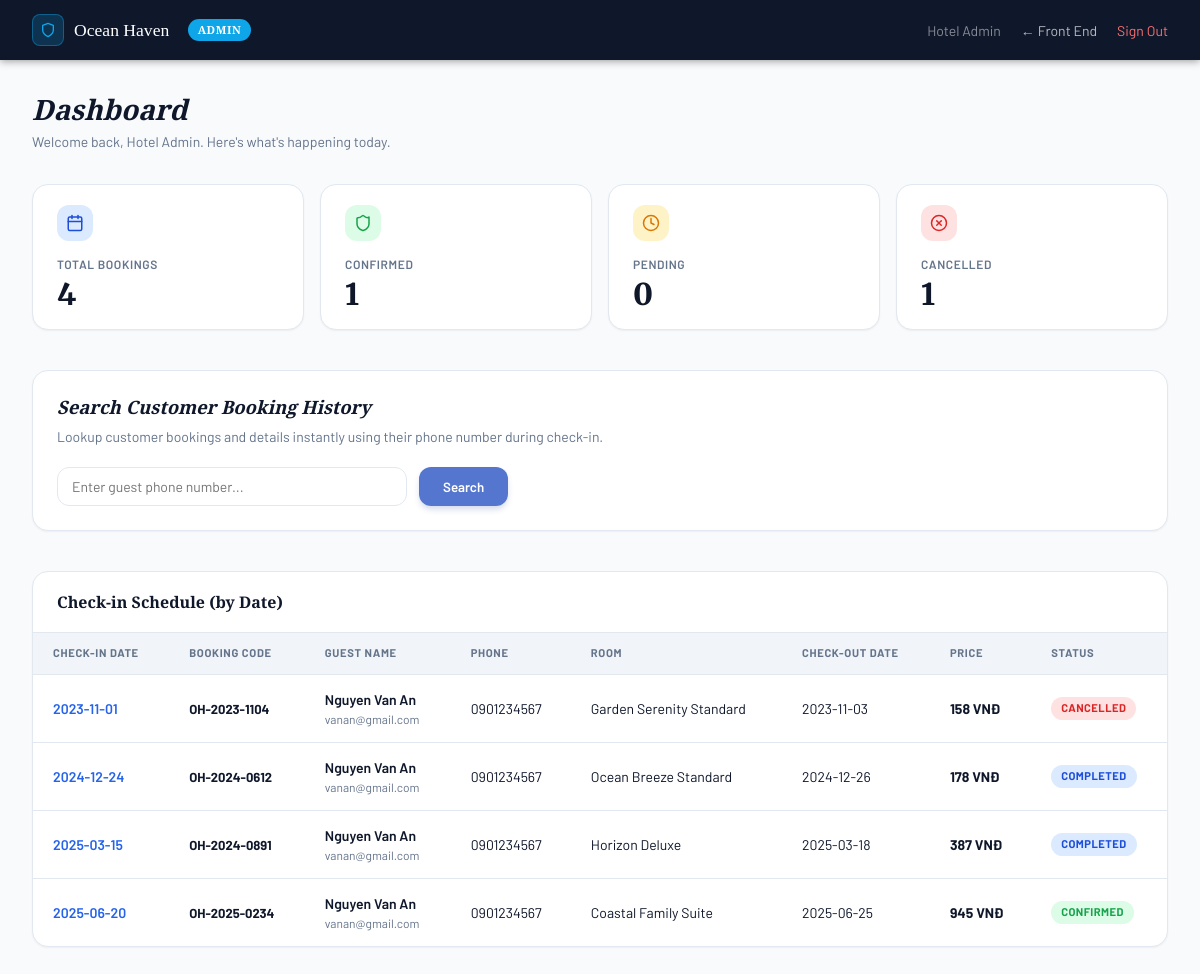
The app's page /admin/index.php (signed in) with its own data.
### tables this page shows
CREATE TABLE BOOKINGS (
  id VARCHAR(36) PRIMARY KEY,
  booking_code VARCHAR(50) UNIQUE,
  user_id VARCHAR(36),
  room_id VARCHAR(36),
  check_in DATE NOT NULL,
  check_out DATE NOT NULL,
  guest_count INT,
  guest_name VARCHAR(255),
  guest_email VARCHAR(255),
  guest_phone VARCHAR(20),
  special_requests TEXT,
  total_price DECIMAL(15,2),
  status ENUM('Pending', 'Confirmed', 'Completed', 'Cancelled') DEFAULT 'Pending',
  hold_expires_at TIMESTAMP NULL DEFAULT NULL,  
                                                
  create_at TIMESTAMP DEFAULT CURRENT_TIMESTAMP,
  FOREIGN KEY (user_id) REFERENCES USERS(id) ON DELETE SET NULL,
  FOREIGN KEY (room_id) REFERENCES ROOMS(id) ON DELETE SET NULL,
  CONSTRAINT chk_booking_dates CHECK (check_out > check_in),
  INDEX idx_room_dates (room_id, check_in, check_out),
  INDEX idx_status (status)
);

CREATE TABLE USERS (
  id VARCHAR(36) PRIMARY KEY,
  name VARCHAR(255),
  email VARCHAR(255) UNIQUE NOT NULL,
  role ENUM('user', 'admin') DEFAULT 'user',
  password_hash VARCHAR(255) NOT NULL,
  phone VARCHAR(20) UNIQUE NOT NULL,
  create_at TIMESTAMP DEFAULT CURRENT_TIMESTAMP
);

CREATE TABLE ROOMS (
  id VARCHAR(36) PRIMARY KEY,
  room_types_id VARCHAR(36),
  view_type_id VARCHAR(36),
  floor INT,
  name VARCHAR(255),
  rating DECIMAL(3,1) DEFAULT 0.0,
  review_count INT DEFAULT 0,
  size DECIMAL(10,2),
  max_guests INT NOT NULL,
  bed_type_id VARCHAR(36),
  bed_count INT,
  description TEXT,
  price DECIMAL(15,2) NOT NULL,
  is_active BOOLEAN DEFAULT TRUE,  
  FOREIGN KEY (room_types_id) REFERENCES ROOM_TYPES(id) ON DELETE SET NULL,
  FOREIGN KEY (view_type_id) REFERENCES VIEW_TYPES(id) ON DELETE SET NULL,
  FOREIGN KEY (bed_type_id) REFERENCES BED_TYPES(id) ON DELETE SET NULL
);

### auth/session.php (called while the page is built, shortened)
<?php
function currentUser(): ?array {
    return [
        'id'    => $_SESSION['user_id'],
        'name'  => $_SESSION['user_name']  ?? '',
        'email' => $_SESSION['user_email'] ?? '',
        'role'  => $_SESSION['user_role']  ?? 'user',
        'phone' => $_SESSION['user_phone'] ?? '',
    ];
}

### admin/index.php (the view, shortened to what this page needs)
<?php
require_once __DIR__ . '/../auth/session.php';
require_once __DIR__ . '/../config/db-connection.php';
$admin = currentUser();
$total_bookings   = (int)(mysqli_fetch_assoc(mysqli_query($conn, "SELECT COUNT(*) AS c FROM BOOKINGS"))['c'] ?? 0);
$confirmed        = (int)(mysqli_fetch_assoc(mysqli_query($conn, "SELECT COUNT(*) AS c FROM BOOKINGS WHERE status='Confirmed'"))['c'] ?? 0);
$pending          = (int)(mysqli_fetch_assoc(mysqli_query($conn, "SELECT COUNT(*) AS c FROM BOOKINGS WHERE status='Pending'"))['c'] ?? 0);
$cancelled        = (int)(mysqli_fetch_assoc(mysqli_query($conn, "SELECT COUNT(*) AS c FROM BOOKINGS WHERE status='Cancelled'"))['c'] ?? 0);
$phone_search = isset($_GET['phone_search']) ? trim($_GET['phone_search']) : '';
$checkins_res = mysqli_query($conn,
    "SELECT b.booking_code, b.guest_name, b.guest_phone, b.check_in, b.check_out, b.total_price, b.status,
            r.name AS room_name, u.email AS user_email, u.phone AS user_phone
     FROM BOOKINGS b
     LEFT JOIN ROOMS r ON b.room_id = r.id
     LEFT JOIN USERS u ON b.user_id = u.id
     ORDER BY b.check_in ASC"
);
$checkins_by_date = [];
while ($row = mysqli_fetch_assoc($checkins_res)) {
    $checkins_by_date[] = $row;
}
?>
<!DOCTYPE html>
<html lang="en">
<head>
  <link rel="stylesheet" href="/final_assigment/assets/css/global.css">
  <link rel="stylesheet" href="/final_assigment/assets/css/admin.css">
</head>
<body>
<div class="admin-wrap">
  <div class="admin-topbar">
    <div class="admin-topbar-brand">
      <div class="admin-topbar-brand-icon">
        <svg xmlns="http://www.w3.org/2000/svg" width="16" height="16" viewBox="0 0 24 24" fill="none"
             stroke="#0ea5e9" stroke-width="2" stroke-linecap="round" stroke-linejoin="round">
          <path d="M12 22s8-4 8-10V5l-8-3-8 3v7c0 6 8 10 8 10z"/>
        </svg>
      </div>
      Ocean Haven &nbsp;<span class="admin-topbar-badge">Admin</span>
    </div>
    <div class="admin-topbar-right">
      <span style="color:rgba(255,255,255,0.5);">
        <?= htmlspecialchars($admin['name']) ?>
      </span>
      <a href="/final_assigment/home.php">← Front End</a>
      <a href="/final_assigment/auth/logout.php" style="color:#f87171;">Sign Out</a>
    </div>
  </div>
  <main class="admin-main">
    <h1 class="admin-page-title">Dashboard</h1>
    <p class="admin-page-subtitle">Welcome back, <?= htmlspecialchars($admin['name']) ?>. Here's what's happening today.</p>
    <div class="stat-grid" style="margin-bottom: 2.5rem;">
      <div class="stat-card">
        <div class="stat-card-icon icon-blue">
        </div>
        <div class="stat-card-label">Total Bookings</div>
        <div class="stat-card-value"><?= $total_bookings ?></div>
      </div>
      <div class="stat-card">
        <div class="stat-card-icon icon-green">
        </div>
        <div class="stat-card-label">Confirmed</div>
        <div class="stat-card-value"><?= $confirmed ?></div>
      </div>
      <div class="stat-card">
        <div class="stat-card-icon icon-amber">
          <svg xmlns="http://www.w3.org/2000/svg" width="18" height="18" viewBox="0 0 24 24" fill="none" stroke="currentColor" stroke-width="2" stroke-linecap="round" stroke-linejoin="round"><circle cx="12" cy="12" r="10"/><polyline points="12 6 12 12 16 14"/></svg>
        </div>
        <div class="stat-card-label">Pending</div>
        <div class="stat-card-value"><?= $pending ?></div>
      </div>
      <div class="stat-card">
        <div class="stat-card-icon icon-red">
          <svg xmlns="http://www.w3.org/2000/svg" width="18" height="18" viewBox="0 0 24 24" fill="none" stroke="currentColor" stroke-width="2" stroke-linecap="round" stroke-linejoin="round"><circle cx="12" cy="12" r="10"/><line x1="15" x2="9" y1="9" y2="15"/><line x1="9" x2="15" y1="9" y2="15"/></svg>
        </div>
        <div class="stat-card-label">Cancelled</div>
        <div class="stat-card-value"><?= $cancelled ?></div>
      </div>
    </div>
    <div class="admin-card" style="margin-bottom: 2.5rem; padding: 1.5rem;">
      <h2 style="font-size: 1.15rem; font-weight: 700; margin-bottom: 0.5rem;">Search Customer Booking History</h2>
      <p style="font-size: 0.875rem; color: var(--muted-foreground); margin-bottom: 1.25rem;">
        Lookup customer bookings and details instantly using their phone number during check-in.
      </p>
      <form method="GET" action="index.php" style="display: flex; gap: 0.75rem; flex-wrap: wrap;">
        <input type="text" name="phone_search" placeholder="Enter guest phone number..."
               class="form-control" style="max-width: 350px; background-color: #fff; border: 1.5px solid var(--border);"
               value="<?= htmlspecialchars($phone_search) ?>" required>
        <button type="submit" class="btn-primary" style="padding: 0.625rem 1.5rem; border-radius: var(--radius-md); font-weight: 600; font-family: var(--font-body); border: none; cursor: pointer;">
          Search
        </button>
      </form>
    </div>
    <div class="admin-card" style="margin-bottom: 2.5rem;">
      <div class="admin-card-header">
        <h2>Check-in Schedule (by Date)</h2>
      </div>
      <div style="overflow-x:auto;">
        <table class="admin-table">
          <thead>
            <tr>
              <th>Check-in Date</th>
              <th>Booking Code</th>
              <th>Guest Name</th>
              <th>Phone</th>
              <th>Room</th>
              <th>Check-out Date</th>
              <th>Price</th>
              <th>Status</th>
            </tr>
          </thead>
          <tbody>
            <?php if (empty($checkins_by_date)): ?>
              <tr><td colspan="8" style="text-align:center;color:var(--muted-foreground);padding:2rem;">No check-ins scheduled.</td></tr>
            <?php else: ?>
              <?php foreach ($checkins_by_date as $c): ?>
                <?php
                  $pill = 'pill-pending';
                  if ($c['status'] === 'Confirmed') $pill = 'pill-confirmed';
                  if ($c['status'] === 'Cancelled') $pill = 'pill-cancelled';
                  if ($c['status'] === 'Completed') $pill = 'pill-completed';
                ?>
                <tr>
                  <td style="font-weight: 600; color: var(--primary-light);"><?= htmlspecialchars($c['check_in']) ?></td>
                  <td><span class="font-mono font-bold" style="font-size:0.8125rem;"><?= htmlspecialchars($c['booking_code']) ?></span></td>
                  <td>
                    <div style="font-weight:600;"><?= htmlspecialchars($c['guest_name']) ?></div>
                    <div style="font-size:0.75rem;color:var(--muted-foreground);"><?= htmlspecialchars($c['user_email'] ?? '—') ?></div>
                  </td>
                  <td><?= htmlspecialchars($c['guest_phone'] ?: $c['user_phone'] ?: '—') ?></td>
                  <td><?= htmlspecialchars($c['room_name'] ?? '—') ?></td>
                  <td><?= htmlspecialchars($c['check_out']) ?></td>
                  <td style="font-weight:700;"><?= number_format((float)$c['total_price'], 0, ',', '.') ?> VNĐ</td>
                  <td><span class="status-pill <?= $pill ?>"><?= htmlspecialchars($c['status']) ?></span></td>
                </tr>
              <?php endforeach; ?>
            <?php endif; ?>
          </tbody>
        </table>
      </div>
    </div>
  </main>
</div>
</body>
</html>

### assets/css/global.css (style rules this page uses)
:root { --background: #f8fafc; --foreground: #0f172a; --card: #ffffff; --card-foreground: #0f172a; --primary: #355cc6d6; --primary-btn-bg: #0ea5e9; --primary-light: #2563eb; --primary-foreground: #ffffff; --secondary: #f1f5f9; --secondary-foreground: #1e293b; --muted: #f1f5f9; --muted-foreground: #64748b; --accent: #0ea5e9; --accent-light: #e0f2fe; --accent-foreground: #0369a1; --border: #e2e8f0; --border-focus: #3b82f6; --radius-sm: 0.5rem; --radius-md: 0.75rem; --radius-lg: 1rem; --radius-xl: 1.5rem; --radius-full: 9999px; --font-display: 'Crimson Pro', Georgia, serif; --font-body: 'Barlow', system-ui, sans-serif; --font-price-tag: 'Merriweather', 'DINPro', sans-serif; --shadow-sm: 0 1px 2px 0 rgb(0 0 0 / 0.05); --shadow-md: 0 4px 6px -1px rgb(0 0 0 / 0.1), 0 2px 4px -2px rgb(0 0 0 / 0.1); --shadow-lg: 0 10px 15px -3px rgb(0 0 0 / 0.1), 0 4px 6px -4px rgb(0 0 0 / 0.1); --shadow-xl: 0 20px 25px -5px rgb(0 0 0 / 0.1), 0 8px 10px -6px rgb(0 0 0 / 0.1); }
html { scroll-behavior: smooth; }
* { box-sizing: border-box; margin: 0; padding: 0; }
body { font-family: var(--font-body); background-color: var(--background); color: var(--foreground); line-height: 1.5; -webkit-font-smoothing: antialiased; min-height: 100vh; display: flex; flex-direction: column; }
h1, h2, h3, h4, h5, h6 { font-family: var(--font-display); font-optical-sizing: auto; font-weight: 600; font-style: italic; line-height: 1.25; }
a { color: inherit; text-decoration: none; }
button { font-family: inherit; cursor: pointer; border: none; background: none; outline: none; transition: all 0.2s ease; }
input, select, textarea { font-family: inherit; outline: none; }
.font-bold { font-weight: 700; }
.form-control { background-color: var(--secondary); border: 1px solid var(--border); border-radius: var(--radius-md); padding: 0.625rem 0.875rem; font-size: 0.875rem; color: var(--foreground); width: 100%; }
.btn-primary { background-color: var(--primary); color: var(--primary-foreground); box-shadow: 0 4px 6px -1px rgba(30, 58, 138, 0.2); }

### records on screen
bookings: check_in "2023-11-01", booking_code "OH-2023-1104", guest_name "Nguyen Van An", user.email "vanan@gmail.com", guest_phone "0901234567", room.name "Garden Serenity Standard", check_out "2023-11-03", total_price "158", status "CANCELLED"
bookings: check_in "2024-12-24", booking_code "OH-2024-0612", guest_name "Nguyen Van An", user.email "vanan@gmail.com", guest_phone "0901234567", room.name "Ocean Breeze Standard", check_out "2024-12-26", total_price "178", status "COMPLETED"
bookings: check_in "2025-03-15", booking_code "OH-2024-0891", guest_name "Nguyen Van An", user.email "vanan@gmail.com", guest_phone "0901234567", room.name "Horizon Deluxe", check_out "2025-03-18", total_price "387", status "COMPLETED"
bookings: check_in "2025-06-20", booking_code "OH-2025-0234", guest_name "Nguyen Van An", user.email "vanan@gmail.com", guest_phone "0901234567", room.name "Coastal Family Suite", check_out "2025-06-25", total_price "945", status "CONFIRMED"

### other values on screen
$admin['name'] "Hotel Admin"
$total_bookings "4"
$confirmed "1"
$pending "0"
$cancelled "1"
